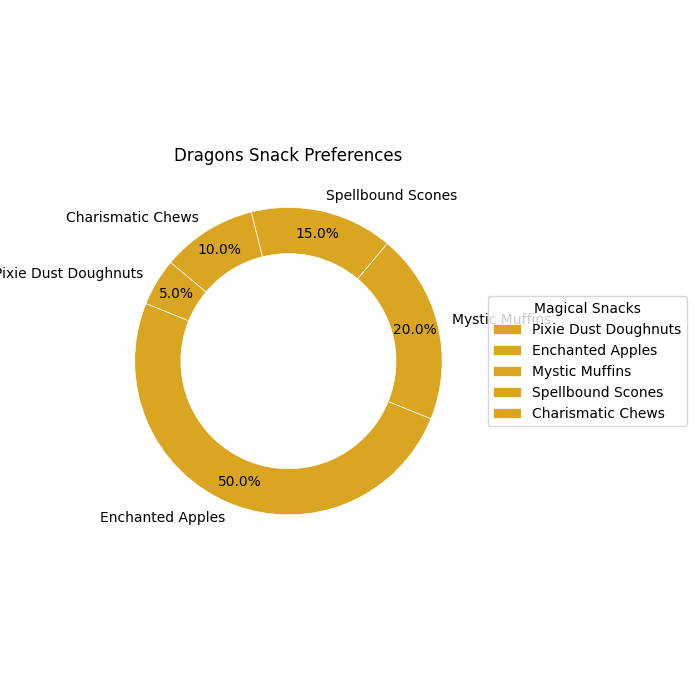

Reproduce this figure in Python.
import matplotlib.pyplot as plt

creatures = ['Elves', 'Fairies', 'Dwarves', 'Wizards', 'Trolls', 'Dragons']
snacks = ['Pixie Dust Doughnuts', 'Enchanted Apples', 'Mystic Muffins', 'Spellbound Scones', 'Charismatic Chews']

data = {
    'Elves': [20, 20, 20, 20, 20],
    'Fairies': [30, 10, 40, 5, 15],
    'Dwarves': [25, 25, 10, 20, 20],
    'Wizards': [10, 30, 30, 20, 10],
    'Trolls': [35, 5, 25, 15, 20],
    'Dragons': [5, 50, 20, 15, 10]
}

single_color = ['#daa520']

def plot_creature_donut_chart(data, creature, snacks, single_color):
    fig, ax = plt.subplots(figsize=(7, 7))

    ax.pie(
        data,
        labels=snacks,
        autopct='%1.1f%%',
        startangle=140,
        colors=single_color * len(snacks),
        wedgeprops=dict(width=0.3, edgecolor='w', linewidth=0.5),
        pctdistance=0.85,
        textprops=dict(size=10)
    )

    ax.set(aspect="equal", title=f"{creature} Snack Preferences")
    ax.legend(title="Magical Snacks", loc="center left", bbox_to_anchor=(1, 0, 0.5, 1))

    plt.tight_layout()
    plt.show()

for creature, data in data.items():
    plot_creature_donut_chart(data, creature, snacks, single_color)
